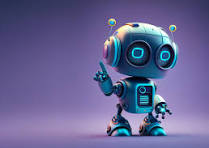
#> input picture Day 5 TEST/robot.jpg, 209 x 148 px
$ python rectangle.py
#> lines starting #> are read from the running program, lines starting #| are printed output that depends on the picture
import cv2
import matplotlib.pyplot as plt
img=cv2.imread("robot.jpg")
#> img is the input picture: shape (148, 209, 3); mean B, G, R 147.4, 100.3, 102.1
print(img.shape)
#| (148, 209, 3)
rectangle=cv2.rectangle(img,(50,50),(100,100),(0,0,255),1)
plt.imshow(cv2.cvtColor(img,cv2.COLOR_BGR2RGB))
resize=cv2.resize(img,(200,200))
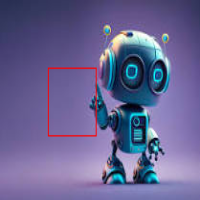
#> resize: shape (200, 200, 3); mean B, G, R 146.3, 99.6, 102.9
plt.axis("off")
plt.show()
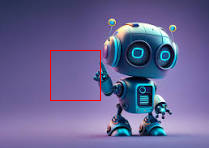
#> shown: shape (148, 209, 3); mean R, G, B 103, 99.7, 146.4

$ run again, with Day 5 TEST/building1.jpeg copied over Day 5 TEST/robot.jpg
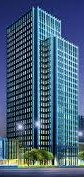
#> input picture Day 5 TEST/building1.jpeg, 84 x 177 px
#> img is the input picture: shape (177, 84, 3); mean B, G, R 120.1, 95.2, 68.9
#| (177, 84, 3)
#> `resize=cv2.resize(img,(200,200))`:
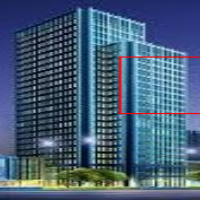
#> resize: shape (200, 200, 3); mean B, G, R 118.7, 94, 70.1
#> `plt.show()`:
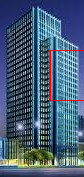
#> shown: shape (177, 84, 3); mean R, G, B 70.2, 94.1, 118.8

$ run again, with Day 5 TEST/building2.jpeg copied over Day 5 TEST/robot.jpg
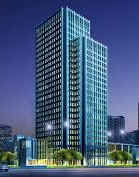
#> input picture Day 5 TEST/building2.jpeg, 139 x 177 px
#> img is the input picture: shape (177, 139, 3); mean B, G, R 124.2, 90.3, 69.4
#| (177, 139, 3)
#> `resize=cv2.resize(img,(200,200))`:
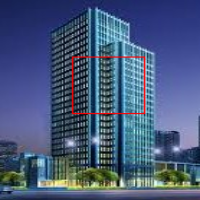
#> resize: shape (200, 200, 3); mean B, G, R 123.2, 89.4, 71
#> `plt.show()`:
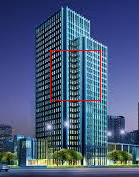
#> shown: shape (177, 139, 3); mean R, G, B 70.9, 89.4, 123.2
